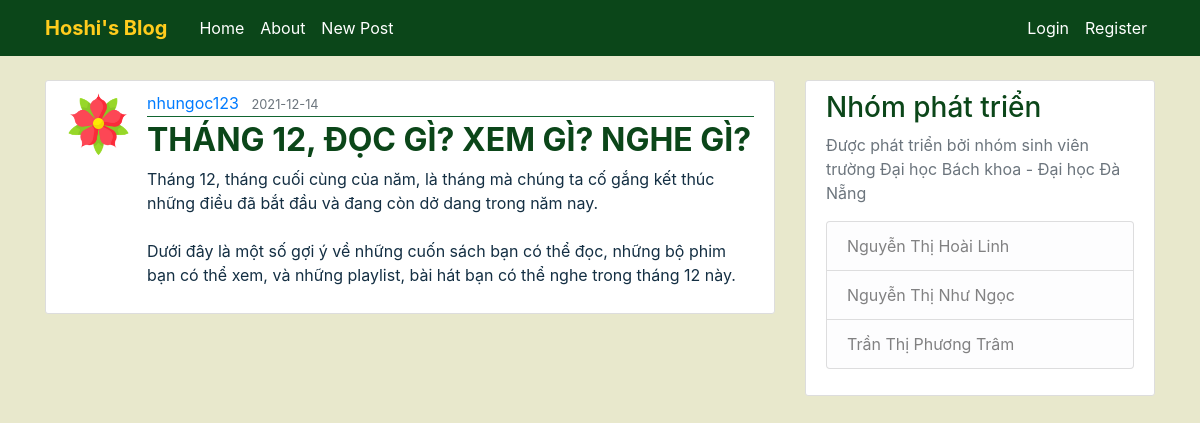
Screenshot of /post/2 with the database file from the repository.
### FlaskBlog/models.py (models this page shows, shortened)
class User(db.Model, UserMixin):
    id = db.Column(db.Integer, primary_key=True)
    username = db.Column(db.String(20), unique=True, nullable=False)
    email = db.Column(db.String(120), unique=True, nullable=False)
    image_file = db.Column(db.String(20), nullable=False, default='default.png')
    password = db.Column(db.String(60), nullable=False)
    posts = db.relationship('Post', backref='author', lazy=True)

class Post(db.Model):
    id = db.Column(db.Integer, primary_key=True)
    title = db.Column(db.String(100), nullable=False)
    date_posted = db.Column(db.DateTime, nullable=False, default=datetime.utcnow)
    content = db.Column(db.Text, nullable=False)
    user_id = db.Column(db.Integer, db.ForeignKey('user.id'), nullable=False)

### FlaskBlog/routes.py (the view)
@app.route("/post/<int:post_id>")
def post(post_id):
    post = Post.query.get_or_404(post_id)
    return render_template('post.html', title=post.title, post=post)

### FlaskBlog/templates/post.html (shortened to what this page needs)
{% extends "layout.html" %}
{% block content %}
  <article class="media content-section">
    <img class="rounded-circle article-img" src="{{ url_for('static', filename='avatar/' + post.author.image_file) }}">
    <div class="media-body">
      <div class="article-metadata">
        <a class="mr-2" href="#">{{ post.author.username }}</a>
        <small class="text-muted">{{ post.date_posted.strftime('%Y-%m-%d') }}</small>
      </div>
      <h2 class="article-title">{{ post.title }}</h2>
      <p class="article-content">{{ post.content }}</p>
    </div>
  </article>
{% endblock content %}

### FlaskBlog/static/main.css (style rules this page uses)
body { background: #E8E8CC; color: #142F43; margin-top: 5rem; }
h1, h2, h3, h4, h5, h6 { color: #0B4619; }
.content-section { background: #ffffff; padding: 10px 20px; border: 1px solid #dddddd; border-radius: 3px; margin-bottom: 20px; }
.article-title { color: #0B4619; font-weight: bold; }
.article-content { white-space: pre-line; }
.article-img { height: 65px; width: 65px; margin-right: 16px; }
.article-metadata { padding-bottom: 1px; margin-bottom: 4px; border-bottom: 1px solid #116530 }

### rows the page displays
User: image_file (picture), author.username "nhungoc123"
Post: date_posted "2021-12-14", title "THÁNG 12, ĐỌC GÌ? XEM GÌ? NGHE GÌ?", content "Tháng 12, tháng cuối cùng của năm, là tháng mà chúng ta cố gắng kết thúc những điều đã bắt đầu và đang còn dở dang trong năm nay. Dưới đây là một số gợi ý về những cuốn sách bạn có thể đọc, những bộ phim bạn có thể xem, và những playlist, bài hát bạn có thể nghe trong tháng 12 này."
